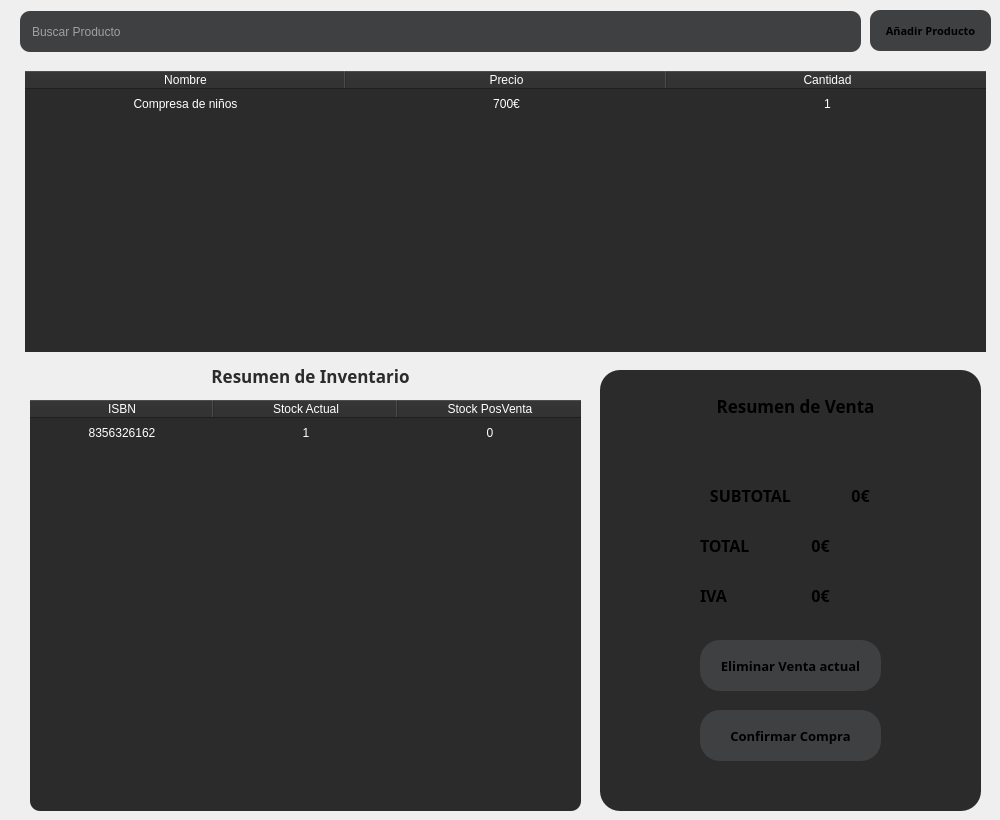
     <widget class="QWidget" name="vender">
      <widget class="QLineEdit" name="lineEdit">
       <property name="geometry">
        <rect>
         <x>20</x>
         <y>11</y>
         <width>841</width>
         <height>41</height>
        </rect>
       </property>
       <property name="styleSheet">
        <string notr="true">background-color: #3f4042;
color: #ffffff;
border-radius: 10px;
padding: 10px;</string>
       </property>
       <property name="maxLength">
        <number>13</number>
       </property>
       <property name="placeholderText">
        <string>Buscar Producto</string>
       </property>
      </widget>
      <widget class="QPushButton" name="pushButton_6">
       <property name="geometry">
        <rect>
         <x>870</x>
         <y>10</y>
         <width>121</width>
         <height>41</height>
        </rect>
       </property>
       <property name="font">
        <font>
         <family>Rockwell</family>
         <pointsize>8</pointsize>
         <bold>true</bold>
        </font>
       </property>
       <property name="styleSheet">
        <string notr="true">background-color: #3f4042;
border-radius: 10px;</string>
       </property>
       <property name="text">
        <string>Añadir Producto</string>
       </property>
       <property name="shortcut">
        <string>Return</string>
       </property>
      </widget>
      <widget class="QWidget" name="widget" native="true">
       <property name="geometry">
        <rect>
         <x>600</x>
         <y>370</y>
         <width>381</width>
         <height>441</height>
        </rect>
       </property>
       <property name="styleSheet">
        <string notr="true">background-color: #2b2b2b;
border-radius: 20px;</string>
       </property>
       <widget class="QLabel" name="label_9">
        <property name="geometry">
         <rect>
          <x>20</x>
          <y>20</y>
          <width>351</width>
          <height>31</height>
         </rect>
        </property>
        <property name="font">
         <font>
          <family>Rockwell</family>
          <pointsize>13</pointsize>
          <bold>true</bold>
         </font>
        </property>
        <property name="styleSheet">
         <string notr="true">background-color: transparent;</string>
        </property>
        <property name="text">
         <string>Resumen de Venta</string>
        </property>
        <property name="alignment">
         <set>Qt::AlignCenter</set>
        </property>
       </widget>
       <widget class="QLabel" name="label_10">
        <property name="geometry">
         <rect>
          <x>100</x>
          <y>110</y>
          <width>101</width>
          <height>31</height>
         </rect>
        </property>
        <property name="font">
         <font>
          <family>Rockwell</family>
          <pointsize>12</pointsize>
          <bold>true</bold>
         </font>
        </property>
        <property name="styleSheet">
         <string notr="true">background-color: transparent;</string>
        </property>
        <property name="text">
         <string>SUBTOTAL</string>
        </property>
        <property name="alignment">
         <set>Qt::AlignCenter</set>
        </property>
       </widget>
       <widget class="QLabel" name="label_11">
        <property name="geometry">
         <rect>
          <x>100</x>
          <y>160</y>
          <width>61</width>
          <height>31</height>
         </rect>
        </property>
        <property name="font">
         <font>
          <family>Rockwell</family>
          <pointsize>12</pointsize>
          <bold>true</bold>
         </font>
        </property>
        <property name="styleSheet">
         <string notr="true">background-color: transparent;</string>
        </property>
        <property name="text">
         <string>TOTAL</string>
        </property>
        <property name="alignment">
         <set>Qt::AlignLeading|Qt::AlignLeft|Qt::AlignVCenter</set>
        </property>
       </widget>
       <widget class="QLabel" name="label_12">
        <property name="geometry">
         <rect>
          <x>210</x>
          <y>110</y>
          <width>101</width>
          <height>31</height>
         </rect>
        </property>
        <property name="font">
         <font>
          <family>Rockwell</family>
          <pointsize>12</pointsize>
          <bold>true</bold>
         </font>
        </property>
        <property name="styleSheet">
         <string notr="true">background-color: transparent;</string>
        </property>
        <property name="text">
         <string>0€</string>
        </property>
        <property name="alignment">
         <set>Qt::AlignCenter</set>
        </property>
       </widget>
       <widget class="QLabel" name="label_13">
        <property name="geometry">
         <rect>
          <x>170</x>
          <y>160</y>
          <width>101</width>
          <height>31</height>
         </rect>
        </property>
        <property name="font">
         <font>
          <family>Rockwell</family>
          <pointsize>12</pointsize>
          <bold>true</bold>
         </font>
        </property>
        <property name="styleSheet">
         <string notr="true">background-color: transparent;</string>
        </property>
        <property name="text">
         <string>0€</string>
        </property>
        <property name="alignment">
         <set>Qt::AlignCenter</set>
        </property>
       </widget>
       <widget class="QPushButton" name="pushButton_7">
        <property name="geometry">
         <rect>
          <x>100</x>
          <y>340</y>
          <width>181</width>
          <height>51</height>
         </rect>
        </property>
        <property name="font">
         <font>
          <family>Rockwell</family>
          <pointsize>10</pointsize>
          <bold>true</bold>
         </font>
        </property>
        <property name="styleSheet">
         <string notr="true">background-color: #3f4042;</string>
        </property>
        <property name="text">
         <string>Confirmar Compra</string>
        </property>
       </widget>
       <widget class="QPushButton" name="pushButton_9">
        <property name="geometry">
         <rect>
          <x>100</x>
          <y>270</y>
          <width>181</width>
          <height>51</height>
         </rect>
        </property>
        <property name="font">
         <font>
          <family>Rockwell</family>
          <pointsize>10</pointsize>
          <bold>true</bold>
         </font>
        </property>
        <property name="styleSheet">
         <string notr="true">background-color: #3f4042;</string>
        </property>
        <property name="text">
         <string>Eliminar Venta actual</string>
        </property>
       </widget>
       <widget class="QLabel" name="label_26">
        <property name="geometry">
         <rect>
          <x>170</x>
          <y>210</y>
          <width>101</width>
          <height>31</height>
         </rect>
        </property>
        <property name="font">
         <font>
          <family>Rockwell</family>
          <pointsize>12</pointsize>
          <bold>true</bold>
         </font>
        </property>
        <property name="styleSheet">
         <string notr="true">background-color: transparent;</string>
        </property>
        <property name="text">
         <string>0€</string>
        </property>
        <property name="alignment">
         <set>Qt::AlignCenter</set>
        </property>
       </widget>
       <widget class="QLabel" name="label_27">
        <property name="geometry">
         <rect>
          <x>100</x>
          <y>210</y>
          <width>61</width>
          <height>31</height>
         </rect>
        </property>
        <property name="font">
         <font>
          <family>Rockwell</family>
          <pointsize>12</pointsize>
          <bold>true</bold>
         </font>
        </property>
        <property name="styleSheet">
         <string notr="true">background-color: transparent;</string>
        </property>
        <property name="text">
         <string>IVA</string>
        </property>
        <property name="alignment">
         <set>Qt::AlignLeading|Qt::AlignLeft|Qt::AlignVCenter</set>
        </property>
       </widget>
      </widget>
      <widget class="QTableWidget" name="tableWidget">
       <property name="geometry">
        <rect>
         <x>25</x>
         <y>71</y>
         <width>961</width>
         <height>281</height>
        </rect>
       </property>
       <property name="styleSheet">
        <string notr="true">QTableWidget {
    background-color: #2b2b2b;
	border-radius: 0px;
    color: white;
}

QTableWidget QHeaderView::section {
    background-color: #2b2b2b;
    color: white;
}

QTableWidget::item {
    background-color: transparent;
    color: white;
}
QScrollBar:vertical,
QScrollBar:horizontal {
    background-color: #2b2b2b;  /* Color del scrollbar */  /* Borde del scrollbar */
}

QScrollBar::handle:vertical,
QScrollBar::handle:horizontal {
    background-color: #3f4042;  /* Color del área desplazable */
}

QScrollBar::add-line:vertical,
QScrollBar::sub-line:vertical,
QScrollBar::add-line:horizontal,
QScrollBar::sub-line:horizontal {
    background-color: #2b2b2b;  /* Color de las áreas de botones (arriba/abajo o izquierda/derecha) */
}</string>
       </property>
       <property name="verticalScrollBarPolicy">
        <enum>Qt::ScrollBarAlwaysOff</enum>
       </property>
       <property name="horizontalScrollBarPolicy">
        <enum>Qt::ScrollBarAlwaysOff</enum>
       </property>
       <property name="showDropIndicator" stdset="0">
        <bool>true</bool>
       </property>
       <property name="selectionMode">
        <enum>QAbstractItemView::NoSelection</enum>
       </property>
       <property name="horizontalScrollMode">
        <enum>QAbstractItemView::ScrollPerItem</enum>
       </property>
       <property name="showGrid">
        <bool>false</bool>
       </property>
       <property name="rowCount">
        <number>38</number>
       </property>
       <attribute name="horizontalHeaderDefaultSectionSize">
        <number>321</number>
       </attribute>
       <attribute name="horizontalHeaderShowSortIndicator" stdset="0">
        <bool>false</bool>
       </attribute>
       <attribute name="verticalHeaderVisible">
        <bool>false</bool>
       </attribute>
       <attribute name="verticalHeaderShowSortIndicator" stdset="0">
        <bool>false</bool>
       </attribute>
       <row/>
       <row/>
       <row/>
       <row/>
       <row/>
       <row/>
       <row/>
       <row/>
       <row/>
       <row/>
       <row/>
       <row/>
       <row/>
       <row/>
       <row/>
       <row/>
       <row/>
       <row/>
       <row/>
       <row/>
       <row/>
       <row/>
       <row/>
       <row/>
       <row/>
       <row/>
       <row/>
       <row/>
       <row/>
       <row/>
       <row/>
       <row/>
       <row/>
       <row/>
       <row/>
       <row/>
       <row/>
       <row/>
       <column>
        <property name="text">
         <string>Nombre</string>
        </property>
       </column>
       <column>
        <property name="text">
         <string>Precio</string>
        </property>
       </column>
       <column>
        <property name="text">
         <string>Cantidad</string>
        </property>
       </column>
       <item row="0" column="0">
        <property name="text">
         <string>Compresa de niños</string>
        </property>
        <property name="textAlignment">
         <set>AlignCenter</set>
        </property>
       </item>
       <item row="0" column="1">
        <property name="text">
         <string>700€</string>
        </property>
        <property name="textAlignment">
         <set>AlignCenter</set>
        </property>
       </item>
       <item row="0" column="2">
        <property name="text">
         <string>1</string>
        </property>
        <property name="textAlignment">
         <set>AlignCenter</set>
        </property>
       </item>
      </widget>
      <widget class="QLabel" name="label_14">
       <property name="geometry">
        <rect>
         <x>200</x>
         <y>360</y>
         <width>221</width>
         <height>31</height>
        </rect>
       </property>
       <property name="font">
        <font>
         <family>Rockwell</family>
         <pointsize>13</pointsize>
         <bold>true</bold>
        </font>
       </property>
       <property name="styleSheet">
        <string notr="true">background-color: transparent;
color: #2b2b2b;</string>
       </property>
       <property name="text">
        <string>Resumen de Inventario</string>
       </property>
       <property name="alignment">
        <set>Qt::AlignCenter</set>
       </property>
      </widget>
      <widget class="QTableWidget" name="tableWidget_2">
       <property name="geometry">
        <rect>
         <x>30</x>
         <y>400</y>
         <width>551</width>
         <height>411</height>
        </rect>
       </property>
       <property name="styleSheet">
        <string notr="true">QTableWidget {
    background-color: #2b2b2b;
	border-radius: 10px;
    color: white;
}

QTableWidget QHeaderView::section {
    background-color: #2b2b2b;
    color: white;
}

QTableWidget::item {
    background-color: transparent;
    color: white;
}
QScrollBar:vertical,
QScrollBar:horizontal {
    background-color: #2b2b2b;  /* Color del scrollbar */  /* Borde del scrollbar */
}

QScrollBar::handle:vertical,
QScrollBar::handle:horizontal {
    background-color: #3f4042;  /* Color del área desplazable */
}

QScrollBar::add-line:vertical,
QScrollBar::sub-line:vertical,
QScrollBar::add-line:horizontal,
QScrollBar::sub-line:horizontal {
    background-color: #2b2b2b;  /* Color de las áreas de botones (arriba/abajo o izquierda/derecha) */
}</string>
       </property>
       <property name="verticalScrollBarPolicy">
        <enum>Qt::ScrollBarAlwaysOff</enum>
       </property>
       <property name="horizontalScrollBarPolicy">
        <enum>Qt::ScrollBarAlwaysOff</enum>
       </property>
       <property name="showDropIndicator" stdset="0">
        <bool>true</bool>
       </property>
       <property name="selectionMode">
        <enum>QAbstractItemView::NoSelection</enum>
       </property>
       <property name="horizontalScrollMode">
        <enum>QAbstractItemView::ScrollPerItem</enum>
       </property>
       <property name="showGrid">
        <bool>false</bool>
       </property>
       <property name="rowCount">
        <number>38</number>
       </property>
       <attribute name="horizontalHeaderDefaultSectionSize">
        <number>184</number>
       </attribute>
       <attribute name="horizontalHeaderShowSortIndicator" stdset="0">
        <bool>false</bool>
       </attribute>
       <attribute name="verticalHeaderVisible">
        <bool>false</bool>
       </attribute>
       <attribute name="verticalHeaderShowSortIndicator" stdset="0">
        <bool>false</bool>
       </attribute>
       <row/>
       <row/>
       <row/>
       <row/>
       <row/>
       <row/>
       <row/>
       <row/>
       <row/>
       <row/>
       <row/>
       <row/>
       <row/>
       <row/>
       <row/>
       <row/>
       <row/>
       <row/>
       <row/>
       <row/>
       <row/>
       <row/>
       <row/>
       <row/>
       <row/>
       <row/>
       <row/>
       <row/>
       <row/>
       <row/>
       <row/>
       <row/>
       <row/>
       <row/>
       <row/>
       <row/>
       <row/>
       <row/>
       <column>
        <property name="text">
         <string>ISBN</string>
        </property>
       </column>
       <column>
        <property name="text">
         <string>Stock Actual</string>
        </property>
       </column>
       <column>
        <property name="text">
         <string>Stock PosVenta</string>
        </property>
       </column>
       <item row="0" column="0">
        <property name="text">
         <string>8356326162</string>
        </property>
        <property name="font">
         <font>
          <bold>false</bold>
         </font>
        </property>
        <property name="textAlignment">
         <set>AlignCenter</set>
        </property>
       </item>
       <item row="0" column="1">
        <property name="text">
         <string>1</string>
        </property>
        <property name="textAlignment">
         <set>AlignCenter</set>
        </property>
       </item>
       <item row="0" column="2">
        <property name="text">
         <string>0</string>
        </property>
        <property name="textAlignment">
         <set>AlignCenter</set>
        </property>
       </item>
      </widget>
     </widget>
